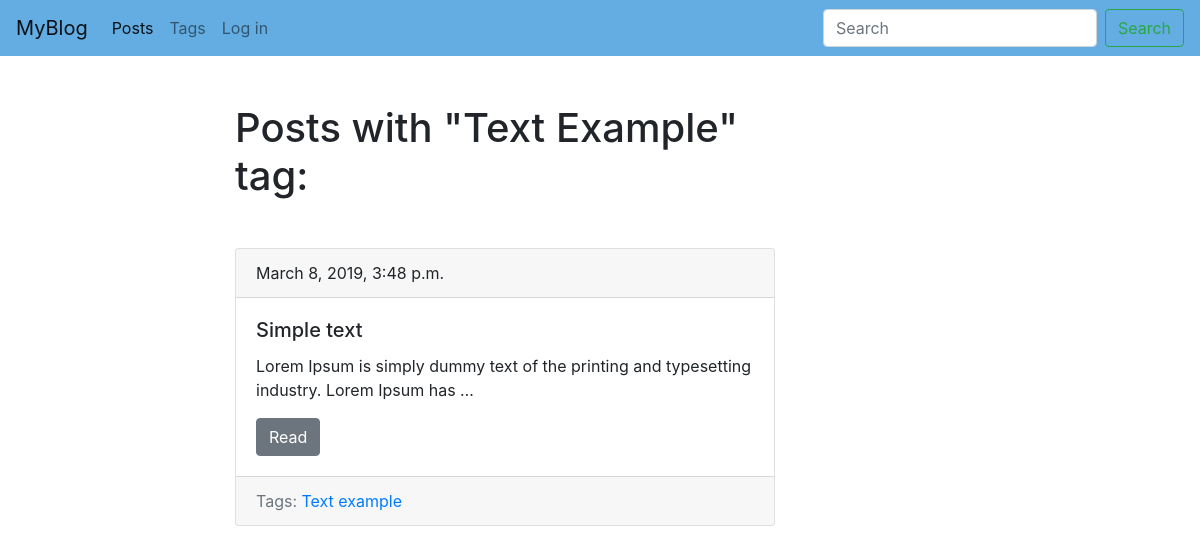
/blog/tags/textexample/, run on the app's committed database.
### blog/models.py (models this page shows, shortened)
class Tag(models.Model):
    title = models.CharField(max_length=50)
    slug = models.SlugField(max_length=50, unique=True)
    def get_absolute_url(self):
        return reverse('tag_detail_url', kwargs={'slug': self.slug})

class Post(models.Model):
    title = models.CharField(max_length=150, db_index=True)
    slug = models.SlugField(max_length=150, unique=True,blank=True)
    body = models.TextField(blank=True, db_index=True)
    date_pub = models.DateTimeField(auto_now_add=True)
    tags = models.ManyToManyField('Tag', blank=True, related_name='posts')
    def get_absolute_url(self):
        return reverse('post_detail_url', kwargs={'slug': self.slug})

### blog/views.py (the view)
# urls.py: path('tags/<str:slug>/', TagDetail.as_view(), name='tag_detail_url'),
class TagDetail(ObjectDetailMixin, View):
    model = Tag
    template = 'blog/tag_detail.html'

### blog/utils.py (called while the page is built)
    def get(self, request, slug):
        obj = get_object_or_404(self.model, slug__iexact=slug)
        return render(request, self.template, context={self.model.__name__.lower():obj, 'admin_object':obj, 'detail': True})

### blog/templates/blog/tag_detail.html (shortened to what this page needs)
{% extends 'blog/base_blog.html' %}
{% block content %}
    <h1 class="mb-5">Posts with "{{ tag.title | title }}" tag:</h1>
    {% for post in tag.posts.all %}
        {% include 'blog/includes/post_card_template.html' %}
    {% endfor %}
{% endblock %}

### blog/templates/blog/includes/post_card_template.html
<div class="card mb-4">
  <div class="card-header">
    {{post.date_pub}}
  </div>
  <div class="card-body">
    <h5 class="card-title">{{post.title}}</h5>
    <p class="card-text">{{post.body | truncatewords:15}}</p>
    <a href="{{ post.get_absolute_url }}" class="btn btn-secondary">Read</a>
  </div>
  <div class="card-footer text-muted">
    Tags:
    {% for tag in post.tags.all %}
      <a href="{{tag.get_absolute_url}}">{{tag.title}}</a>
    {% endfor %}
  </div>
</div>

### data on the page
Tag: title "Text Example", title "Text example"
Post: date_pub "March 8, 2019, 3:48 p.m.", title "Simple text", body "Lorem Ipsum is simply dummy text of the printing and typesetting industry. Lorem Ipsum has …"
